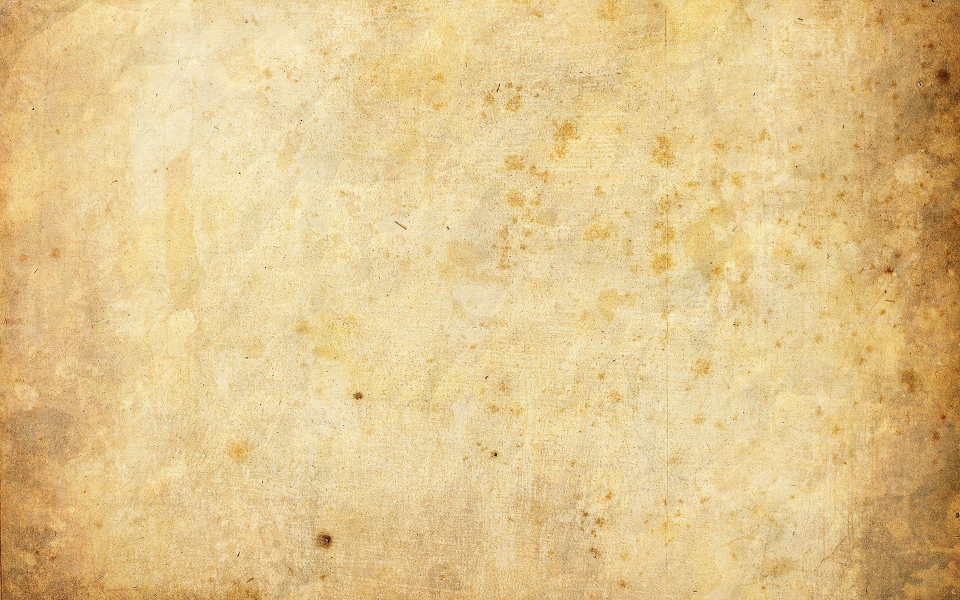
#> input picture OldMap.jpg, 1920 x 1200 px (shown at 1/2 size)
$ python RecourceManager.py
#> lines starting #> are read from the running program, lines starting #| are printed output that depends on the picture
import cv2 as cv
import numpy as np
import os
from DNDMapTool.Game import Game
from DNDMapTool.Map import Map
from DNDMapTool.Token import Token, descrip_type
import configparser as cfgp
import re

"""loads stuff from files"""
# Note: often there are multiple arguments that will get combined to a name such as: path + name + filending
# this should probably changed to just one path as this would make things much more straight forward


load_img_filetype = ".jpg"


# [131 lines left out: functions load_img, load_map, load_game, not called in this run]


def load_tokens(path):
    """Load all tokens from the path
    This also loads the descriptors from the token names

    :param path: the path the tokens are in
    :return: a list with all loaded tokens
    """
    tokens = []
    for x in os.walk(path):
        for file in x[2]:
            name = re.sub("\..*$", "", file)
            descriptors = {}
            for d in name.split("_"):
                if d.isdigit():
                    continue
                d_type = descrip_type(d)  # check what type the descriptor would be
                if d_type:
                    descriptors[d_type] = d.lower()  # add the descriptor
            # removes file ending and loads image
            img = load_img(path + "\\" + name, filetype=".png", load_alpha=True)[0]
            # create token with image, alpha and descriptors
            # theoretically alpha could stay in the image
            token = Token(img[:, :, :3], img[:, :, 3], descriptors)
            tokens.append(token)
    print("loaded", len(tokens), "tokens")
    return tokens


if __name__ == "__main__":
    path = r"Tokens"
    img = cv.resize(np.array(cv.imread("OldMap.jpg")), (1500, 700))
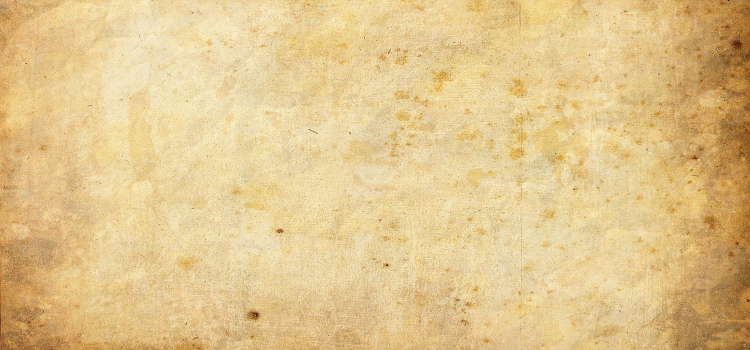
#> img: shape (700, 1500, 3) (shown at 1/2 size); mean B, G, R 141.1, 197.3, 225.5
    tokens = load_tokens(path)
#> (the run stopped early here; a loop or call above may not have finished)
